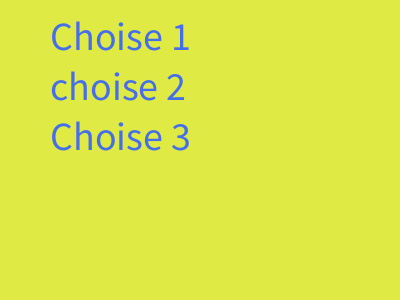
Frame 1 (no input)
Frame 60 (the mouse pressed at the canvas centre just before this capture): identical to frame 1, image omitted
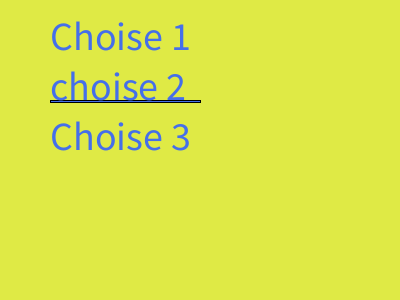
Frame 120 (the mouse held since frame 60 and released just before this capture)

The Processing sketch that drew these frames (run headless with seeded random() and noise(); from frame 60 on, the mouse is pressed at the canvas centre):

// Processing sketch: week12_4
// ── week12_4.pde
void setup(){
  size(400,300);
  textSize(40);
}
int choice = -1;
void draw(){
  background(#DFEA45);
  fill(#456FEA);
  if(choice==0) rect(50,50, 150, 2);
  if(choice==1) rect(50,100, 150, 2);
  if(choice==2) rect(50,150, 150, 2);
  text("Choise 1", 50, 50);
  text("choise 2", 50, 100);
  text("Choise 3", 50, 150);
}

void mousePressed() {
  choice = int(random(3));
  //choice = (choice + 1) % 3;
}
